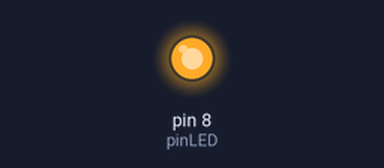
The sketch below on a simulated Arduino Uno, built with avr-gcc and run on an emulated ATmega328P. On the bench: output pins drawn as LEDs (lit = HIGH).

Above: at 0.1 s.
At 39.6 s:
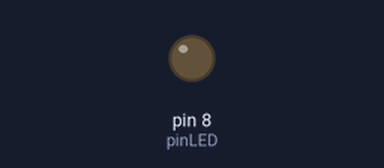
Timing chart, 0 to 40.0 s (numbered marks = the images above):
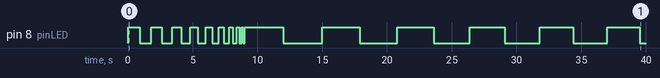

The sketch:

Penggunaan_IF.ino
```cpp
//program led berkedip

const int pinLED = 8;

void setup() {
  pinMode(pinLED, OUTPUT); //pinLED sebagai output
  // put your setup code here, to run once:
}
//nilai awal time delay 1000 ms
int timeDelay = 1000; //Baris ini tidak dijadikan konstanta (const) sebagaimana pinLED
                      // karena nilai timeDelay akan diubah-ubah.
void loop() {
   // Setiap looping, nilai timeDelay dikurangi 100
   timeDelay = timeDelay - 100;

  // jika timeDelay bernilai <= 0, nilai timeDelay direset ke 1000 ms
    if (timeDelay <=0){
    timeDelay = 3000;
   }

   //Nyala dan matikan LED selama nilai timeDelay
  digitalWrite(pinLED, HIGH);
  delay(timeDelay);
  digitalWrite(pinLED, LOW);
  delay(timeDelay);
  // put your main code here, to run repeatedly:
}
```

Measured:
- by itself, pin 8 (pinLED): LOW → HIGH at 0.00 s, → LOW 0.90 s later, → HIGH 0.90 s later, → LOW 0.80 s later, … (30 changes in this stretch)
